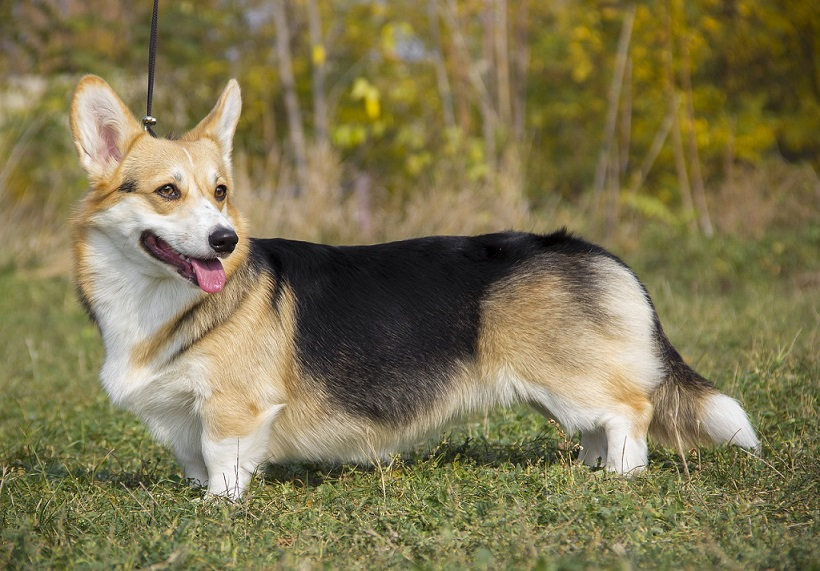
#> input picture CHAPTER08/exercise/images/12.jpg, 820 x 571 px, found by its file name
$ python 12.py   (older library calls are emulated)
#> lines starting #> are read from the running program, lines starting #| are printed output that depends on the picture
import numpy as np, cv2

image = cv2.imread("images/12.jpg", cv2.IMREAD_GRAYSCALE)
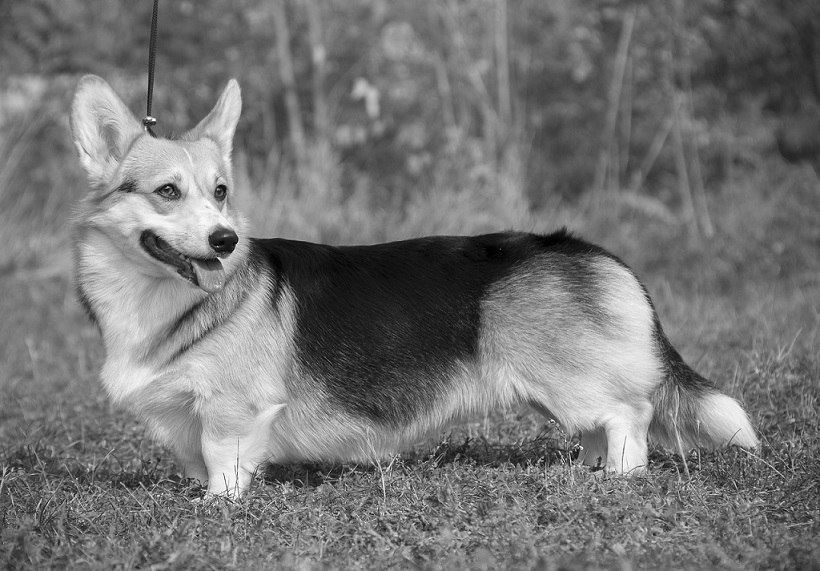
#> image: shape (571, 820); min 0, max 255, mean 117.4
if image is None: raise Exception("영상파일 읽기 오류")

# 라플라시안
laplacian_data = [[-1, -1, -1],
                  [-1, 8, -1],
                  [-1, -1, -1]]
laplacian_mask = np.array(laplacian_data, np.int16)

laplacian_dst = cv2.filter2D(image, cv2.CV_16S, laplacian_mask)
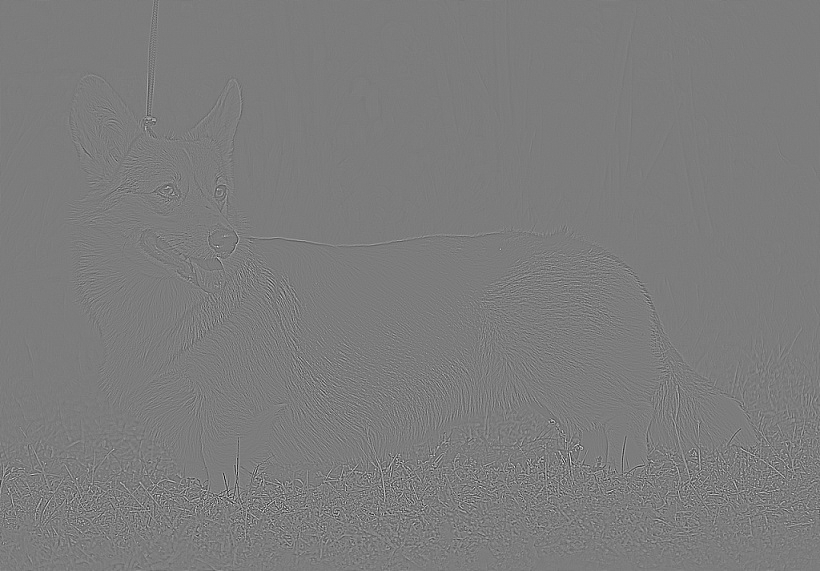
#> laplacian_dst: shape (571, 820) int16; min -1120, max 1170, mean 0; drawn with min black and max white
laplacian_dst = cv2.convertScaleAbs(laplacian_dst)
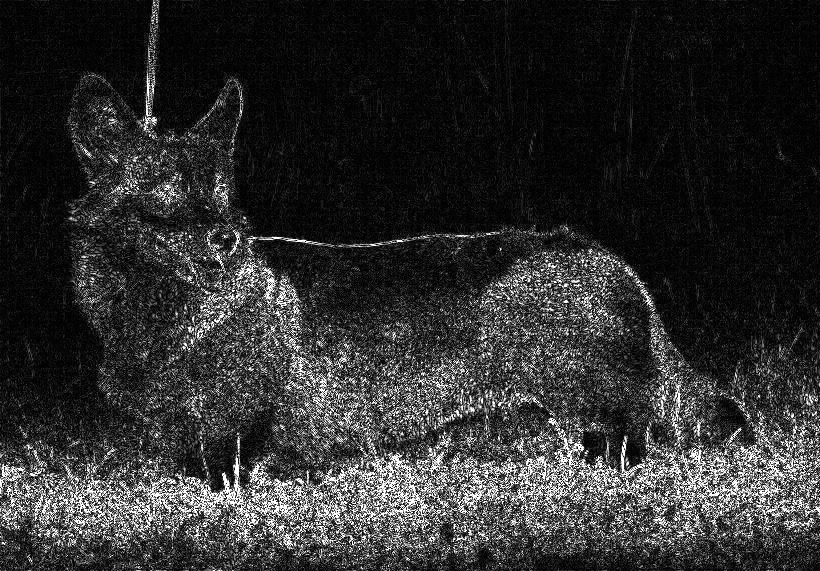
#> laplacian_dst: shape (571, 820); min 0, max 255, mean 46.7

# LoG
gaus = cv2.GaussianBlur(image, (7, 7), 0)
LoG_dst = cv2.Laplacian(gaus, cv2.CV_16S, ksize=9)
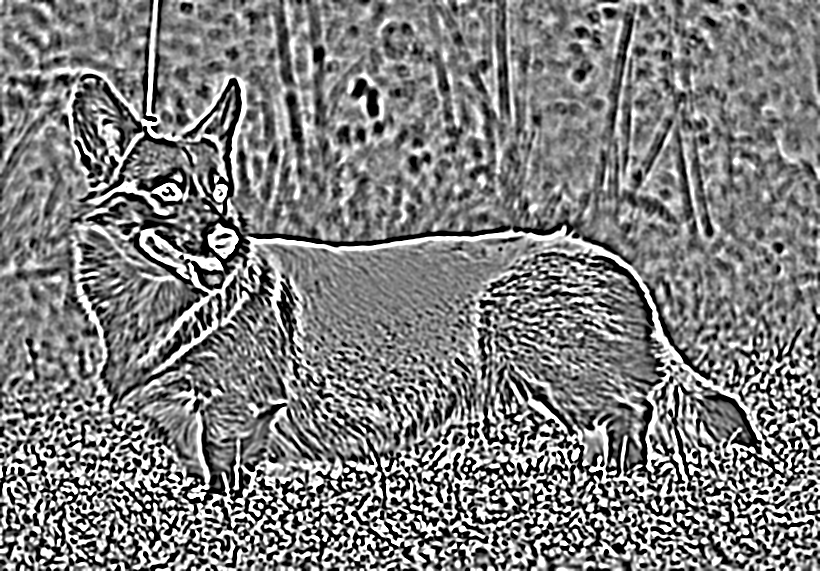
#> LoG_dst: shape (571, 820) int16; min -32768, max 32767, mean -164.7; drawn with min black and max white

# DoG
gaus1 = cv2.GaussianBlur(image, (3, 3), 0)
gaus2 = cv2.GaussianBlur(image, (9, 9), 0)
DoG_dst = gaus1 - gaus2
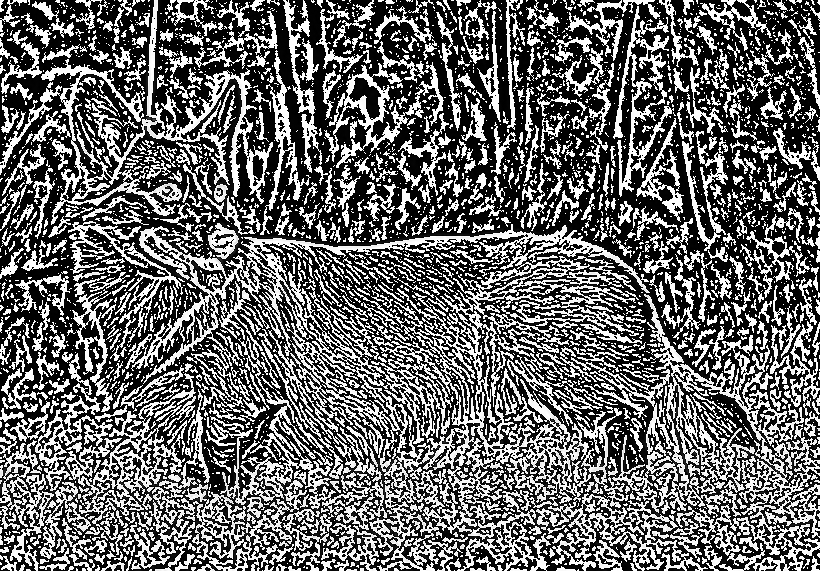
#> DoG_dst: shape (571, 820); min 0, max 255, mean 103.4

cv2.imshow("Laplacian", laplacian_dst)
cv2.imshow("LoG", LoG_dst)
cv2.imshow("DoG", DoG_dst)
cv2.waitKey(0)

$ run again, with CHAPTER08/exercise/images/10.jpg copied over CHAPTER08/exercise/images/12.jpg
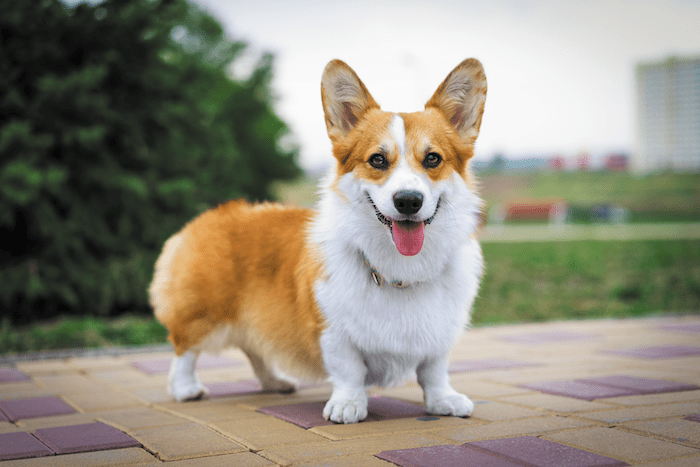
#> input picture CHAPTER08/exercise/images/10.jpg, 700 x 467 px, found by its file name
#> `LoG_dst = cv2.Laplacian(gaus, cv2.CV_16S, ksize=9)`:
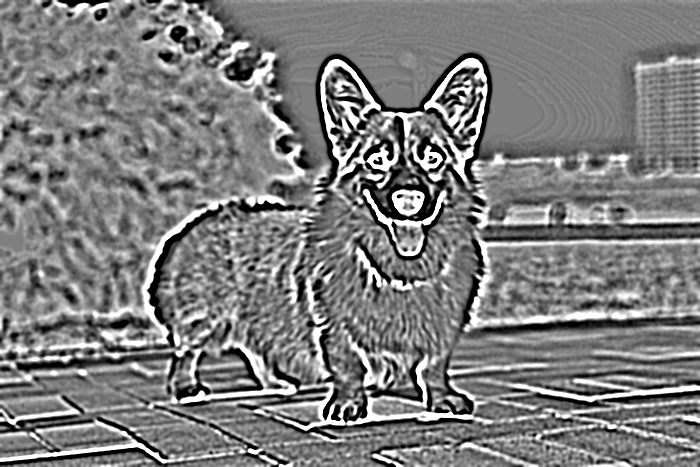
#> LoG_dst: shape (467, 700) int16; min -32768, max 32767, mean -446.3; drawn with min black and max white
#> `DoG_dst = gaus1 - gaus2`:
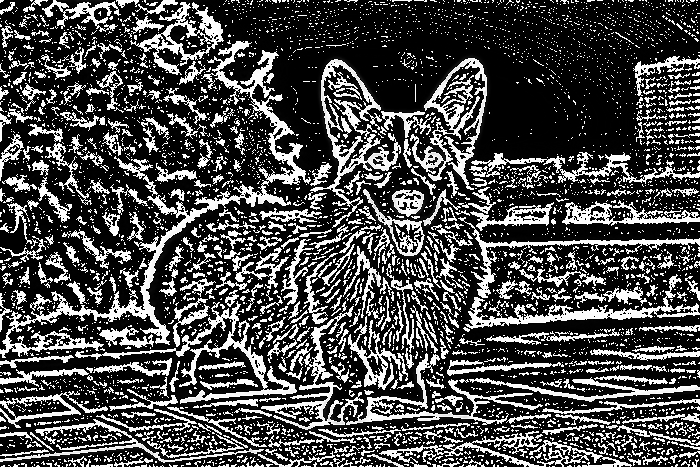
#> DoG_dst: shape (467, 700); min 0, max 255, mean 74.2

$ run again, with CHAPTER08/exercise/images/11.jpg copied over CHAPTER08/exercise/images/12.jpg
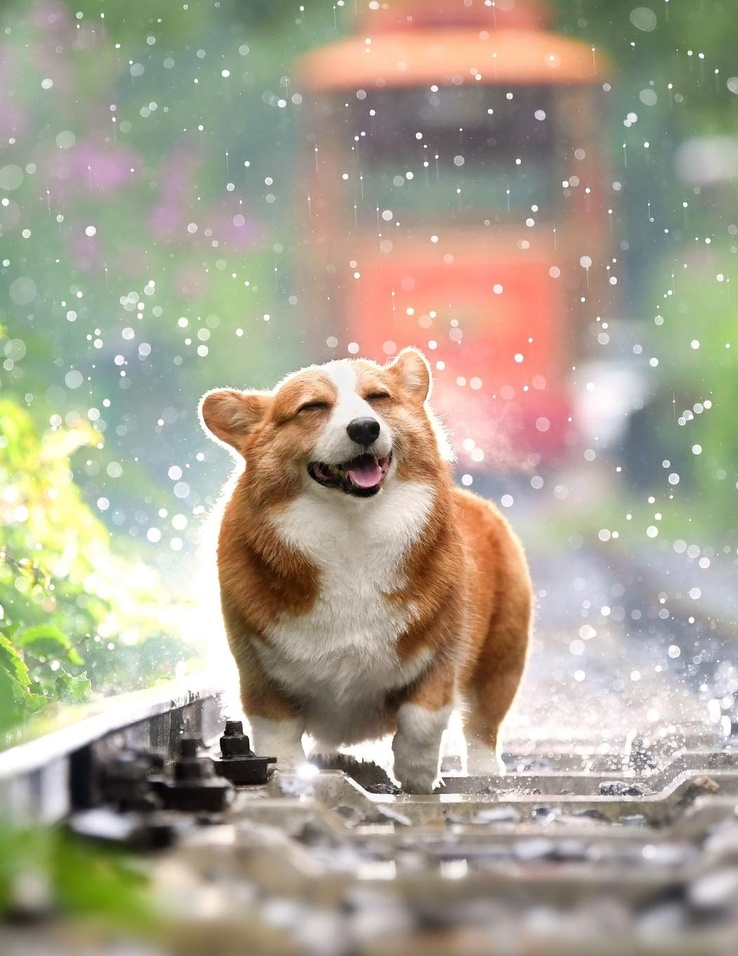
#> input picture CHAPTER08/exercise/images/11.jpg, 738 x 956 px, shrunk from 1051 x 1360 before the run, found by its file name
#> `LoG_dst = cv2.Laplacian(gaus, cv2.CV_16S, ksize=9)`:
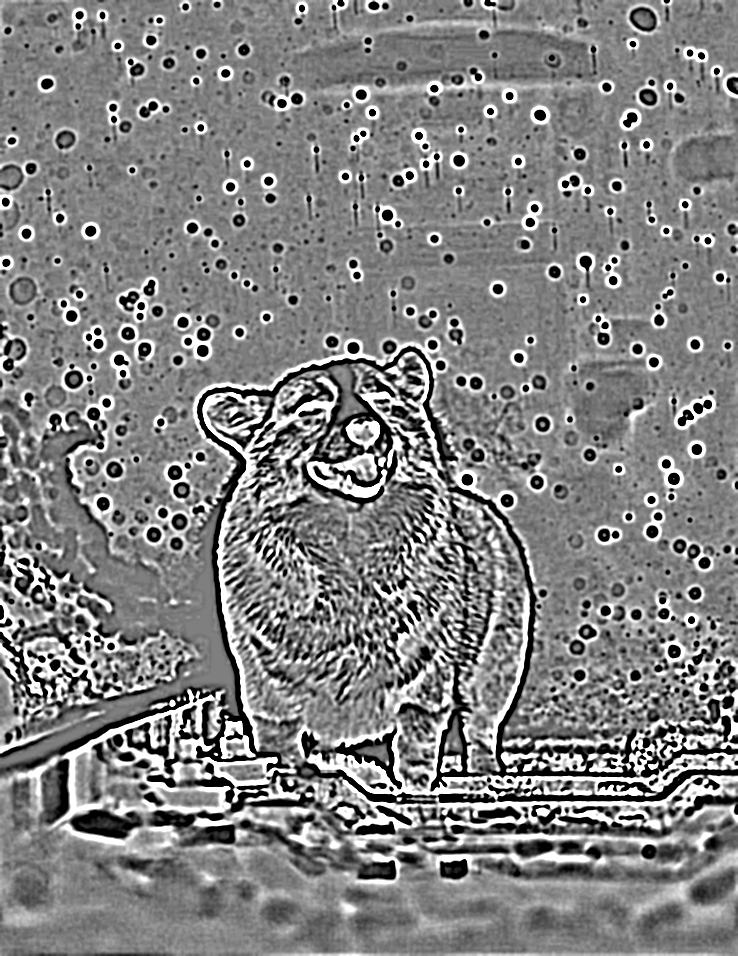
#> LoG_dst: shape (956, 738) int16; min -32768, max 32767, mean 741.2; drawn with min black and max white
#> `DoG_dst = gaus1 - gaus2`:
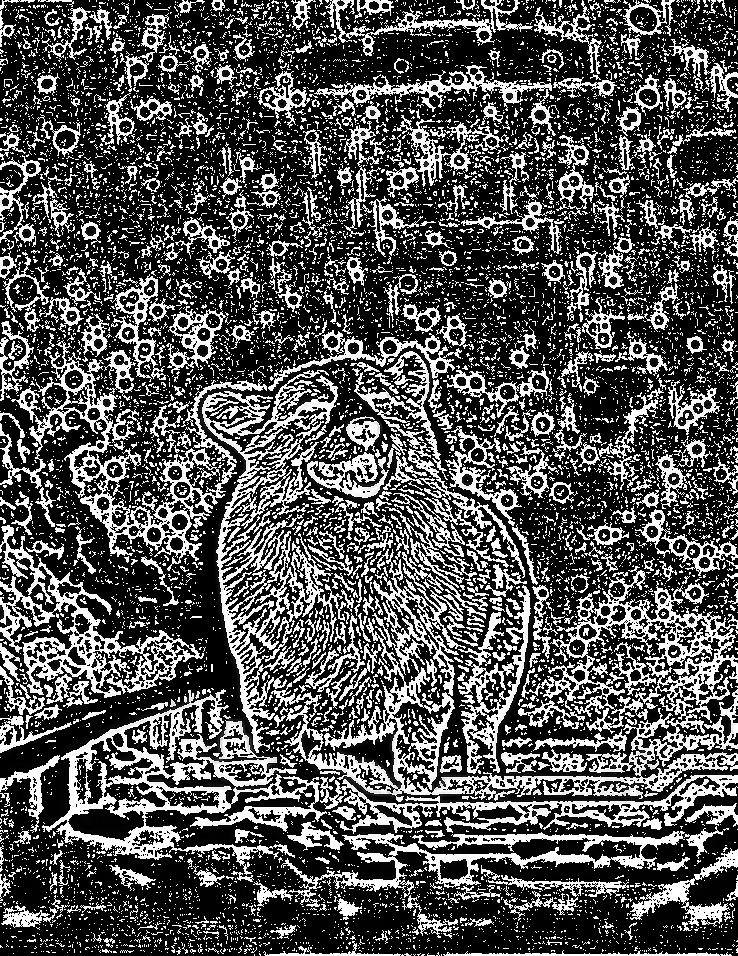
#> DoG_dst: shape (956, 738); min 0, max 255, mean 82.4

$ run again, with CHAPTER08/exercise/images/13.jpg copied over CHAPTER08/exercise/images/12.jpg
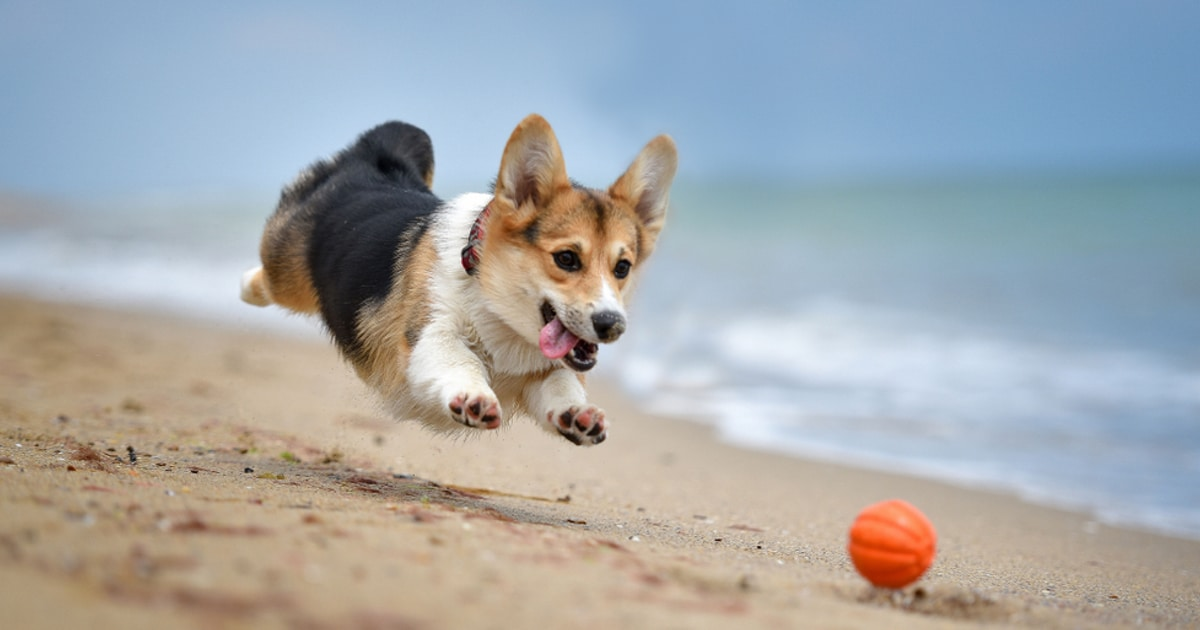
#> input picture CHAPTER08/exercise/images/13.jpg, 1200 x 630 px, found by its file name
#> `LoG_dst = cv2.Laplacian(gaus, cv2.CV_16S, ksize=9)`:
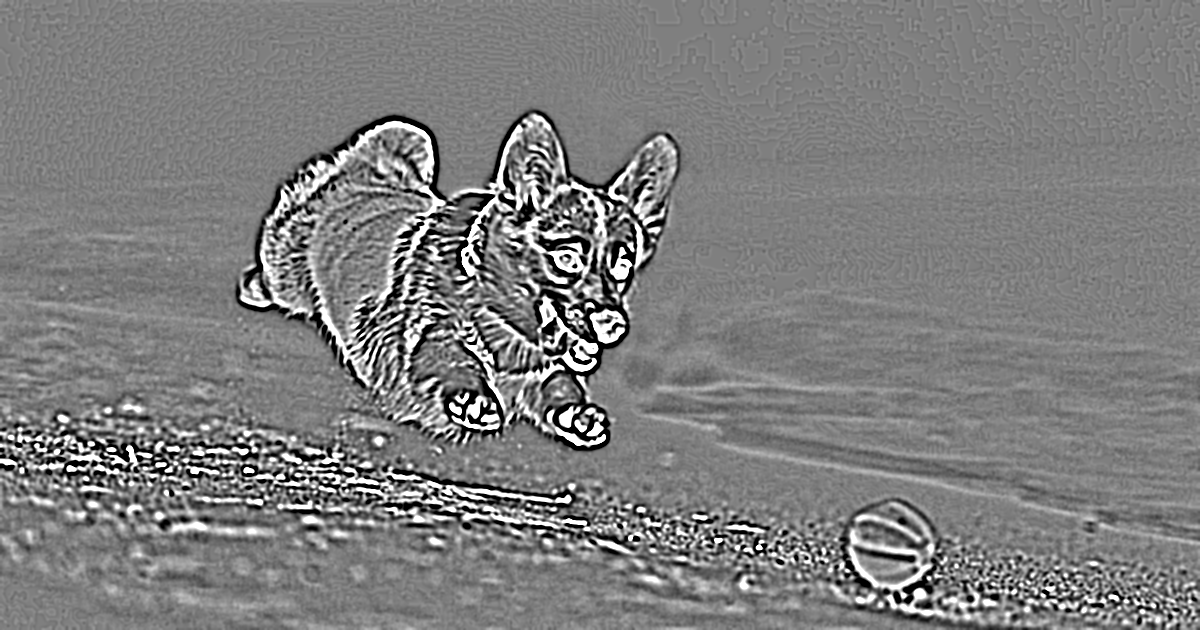
#> LoG_dst: shape (630, 1200) int16; min -32768, max 32767, mean -263.7; drawn with min black and max white
#> `DoG_dst = gaus1 - gaus2`:
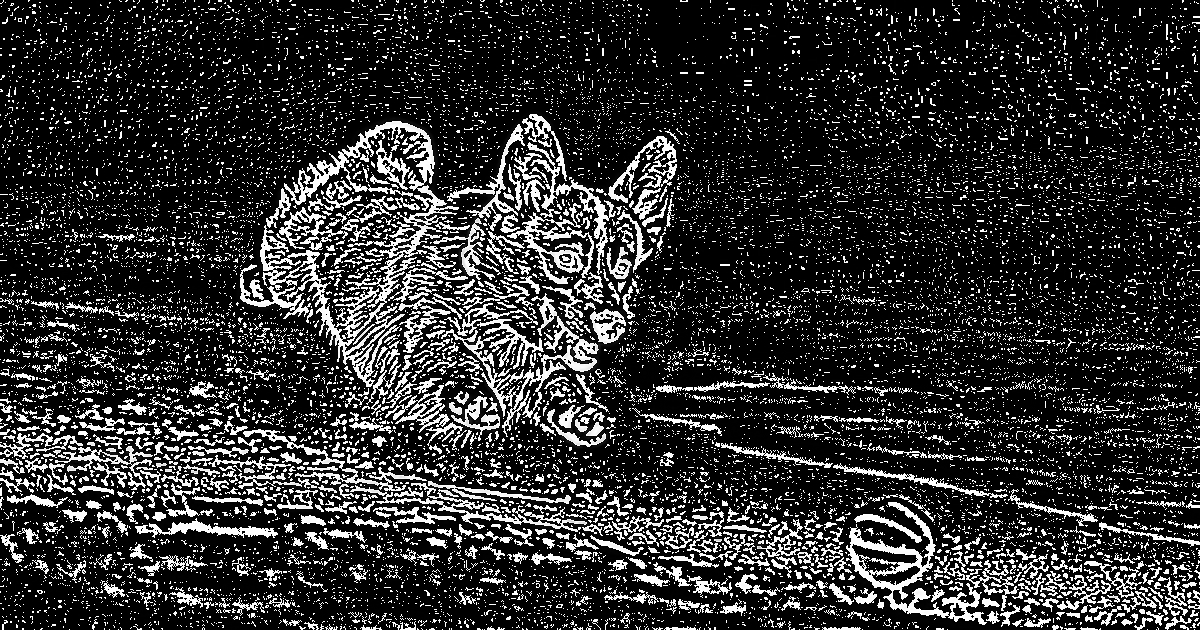
#> DoG_dst: shape (630, 1200); min 0, max 255, mean 46.1
